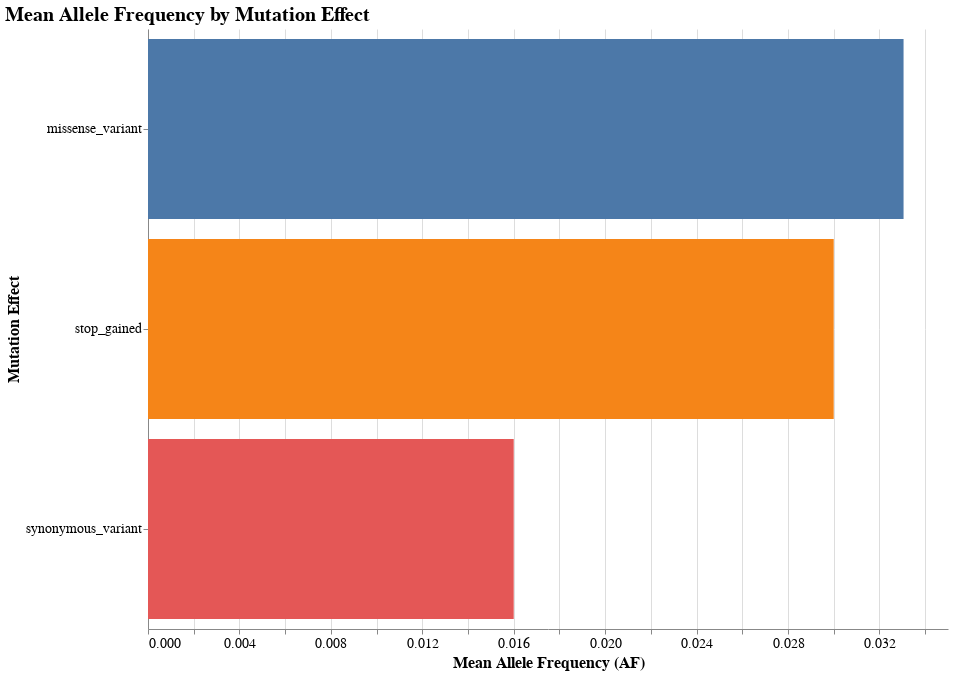
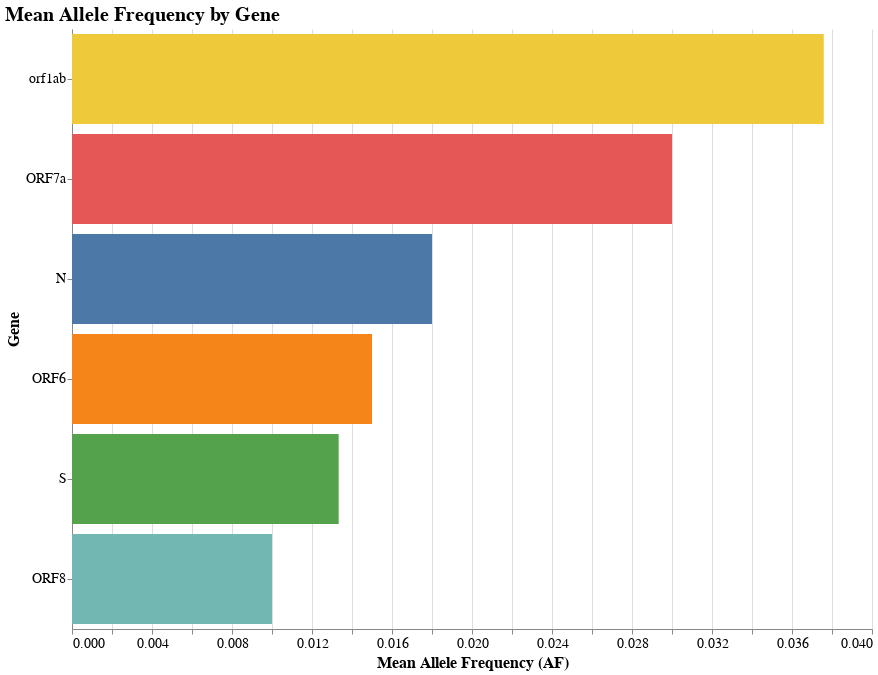

Source (notebook cell) for these figures, in order:
### Code cell
data = pd.read_csv("../data/combined_variants_long_table.csv")


filtered_data = data[
    (data['FILTER'] == 'PASS') & 
    (data['REF'].isin(['A', 'T', 'C', 'G'])) &
    (data['ALT'].isin(['A', 'T', 'C', 'G']))
]


effect_means = filtered_data.groupby('EFFECT')['AF'].mean().reset_index()
effect_means = effect_means.sort_values(by='AF', ascending=False)

gene_means = filtered_data.groupby('GENE')['AF'].mean().reset_index()
gene_means = gene_means.sort_values(by='AF', ascending=False)

# make plot - mean AF by mutation effect 
effect_chart = alt.Chart(effect_means).mark_bar().encode(
    x=alt.X('AF:Q', title='Mean Allele Frequency (AF)', axis=alt.Axis(grid=True)),
    y=alt.Y('EFFECT:N', sort='-x', title='Mutation Effect'),
    color=alt.Color('EFFECT:N', legend=None)
).properties(
    title='Mean Allele Frequency by Mutation Effect',
    width=800,
    height=600
).configure_axis(
    labelFontSize=14,
    titleFontSize=16,
    labelFont='Arial',
    titleFont='Arial'
).configure_title(
    fontSize=20,
    font='Arial',
    anchor='start',
    fontWeight='bold'
).configure_view(
    strokeOpacity=0
)

# make plot - mean AF by gene 
gene_chart = alt.Chart(gene_means).mark_bar().encode(
    x=alt.X('AF:Q', title='Mean Allele Frequency (AF)', axis=alt.Axis(grid=True)),
    y=alt.Y('GENE:N', sort='-x', title='Gene'),
    color=alt.Color('GENE:N', legend=None)
).properties(
    title='Mean Allele Frequency by Gene',
    width=800,
    height=600
).configure_axis(
    labelFontSize=14,
    titleFontSize=16,
    labelFont='Arial',
    titleFont='Arial'
).configure_title(
    fontSize=20,
    font='Arial',
    anchor='start',
    fontWeight='bold'
).configure_view(
    strokeOpacity=0
)



# Display the charts
effect_chart.display()
gene_chart.display()

### Figure 1 — Vega-Lite specification as saved in the notebook (floating-point values rounded to 4 significant figures)
{"config": {"view": {"continuousWidth": 300, "continuousHeight": 300, "strokeOpacity": 0}, "axis": {"labelFont": "Arial", "labelFontSize": 14, "titleFont": "Arial", "titleFontSize": 16}, "title": {"anchor": "start", "font": "Arial", "fontSize": 20, "fontWeight": "bold"}}, "data": {"name": "data-ec8099515f3d97da8cc2b2ff73535eba"}, "mark": {"type": "bar"}, "encoding": {"color": {"field": "EFFECT", "legend": null, "type": "nominal"}, "x": {"axis": {"grid": true}, "field": "AF", "title": "Mean Allele Frequency (AF)", "type": "quantitative"}, "y": {"field": "EFFECT", "sort": "-x", "title": "Mutation Effect", "type": "nominal"}}, "height": 600, "title": "Mean Allele Frequency by Mutation Effect", "width": 800, "$schema": "https://vega.github.io/schema/vega-lite/v5.17.0.json", "datasets": {"data-ec8099515f3d97da8cc2b2ff73535eba": [{"EFFECT": "missense_variant", "AF": 0.03306}, {"EFFECT": "stop_gained", "AF": 0.03}, {"EFFECT": "synonymous_variant", "AF": 0.016}]}}

### Figure 2 — Vega-Lite specification as saved in the notebook (floating-point values rounded to 4 significant figures)
{"config": {"view": {"continuousWidth": 300, "continuousHeight": 300, "strokeOpacity": 0}, "axis": {"labelFont": "Arial", "labelFontSize": 14, "titleFont": "Arial", "titleFontSize": 16}, "title": {"anchor": "start", "font": "Arial", "fontSize": 20, "fontWeight": "bold"}}, "data": {"name": "data-e26553ec43d683d4b66d6a5cb483e6c4"}, "mark": {"type": "bar"}, "encoding": {"color": {"field": "GENE", "legend": null, "type": "nominal"}, "x": {"axis": {"grid": true}, "field": "AF", "title": "Mean Allele Frequency (AF)", "type": "quantitative"}, "y": {"field": "GENE", "sort": "-x", "title": "Gene", "type": "nominal"}}, "height": 600, "title": "Mean Allele Frequency by Gene", "width": 800, "$schema": "https://vega.github.io/schema/vega-lite/v5.17.0.json", "datasets": {"data-e26553ec43d683d4b66d6a5cb483e6c4": [{"GENE": "orf1ab", "AF": 0.03759}, {"GENE": "ORF7a", "AF": 0.03}, {"GENE": "N", "AF": 0.018}, {"GENE": "ORF6", "AF": 0.015}, {"GENE": "S", "AF": 0.01333}, {"GENE": "ORF8", "AF": 0.01}]}}
